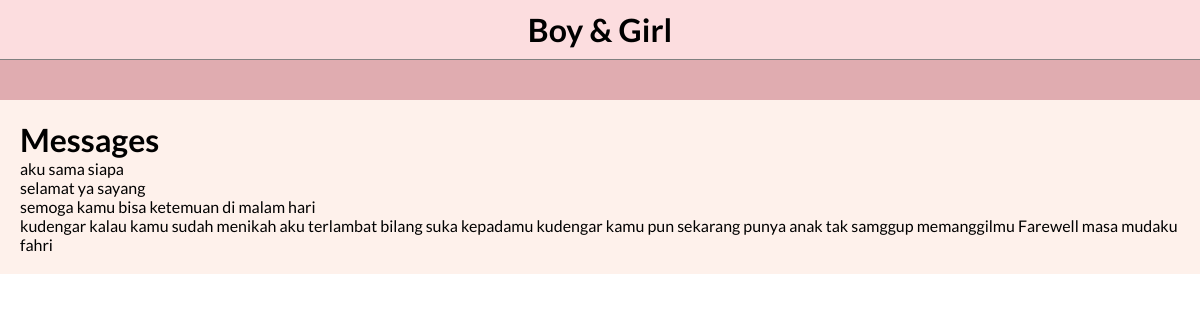
The app's page /project-guestbook/users/messagesmember.php with its own data.
### tables this page shows
CREATE TABLE `tamu` (
  `id_tamu` int NOT NULL,
  `nama_tamu` varchar(100) DEFAULT NULL,
  `no_hp` varchar(16) DEFAULT NULL,
  `alamat` text,
  `ucapan` text,
  `keterangan` enum('hadir','tidak_hadi','belum_konfirmasi') DEFAULT NULL,
  `email` varchar(100) DEFAULT NULL,
  `waktu_datang` time NOT NULL
);

### project-guestbook/users/messagesmember.php (the view, shortened to what this page needs)
<?php
$koneksi = mysqli_connect("localhost", "root", "", "db_wedding");
?>
<!doctype html>
<html lang="en">
  <head>
    <link href="https://unpkg.com/aos@2.3.1/dist/aos.css" rel="stylesheet" />
    <link rel="stylesheet" href="components/dashboard.css">
    <link rel="stylesheet" href="components/layout.css">
  </head>
  <body>
    <main>
      <div class="dashboard-header">
        <h1>Boy & Girl</h1>
      </div>
      <div class="dashboard-navbar" id="sidebar">
      </div>
      <div class="dashboard-content">
        <div class="content">
          <div
            class="rectangle-messages"
            data-aos="fade-up"
            data-aos-duration="2000">
            <div class="messages-header">
              <h1>Messages</h1>
            </div>
            <div class="messages-body">
                              <?php
                  $query = mysqli_query($koneksi, "SELECT * FROM tamu");
                  while ($data = mysqli_fetch_array($query)) {
                    ?>
              <div class="messages-1 msg">
                    <?php echo "<td>" . $data['ucapan'] . "</td>"; ?>
              </div>
                   <?php
                  }
                  ?>
            </div>
          </div>
        </div>
      </div>
    </main>
  </body>
</html>

### project-guestbook/components/dashboard.css (style rules this page uses)
* { margin: 0; padding: 0; box-sizing: border-box; font-family: "Lato", sans-serif; }
.dashboard-header { grid-area: header; background: #fcdddf; display: flex; align-items: center; justify-content: center; padding: 10px 20px; border-bottom: 1px solid gray; }
.dashboard-navbar { grid-area: navbar; background: #e0acb0; padding: 20px; transition: 0.3s ease; }
.dashboard-content { overflow-y: auto; max-height: calc(100vh - 80px); grid-area: body; background: #fef1eb; padding: 20px; }
@media (min-width: 720px) { .dashboard-header { grid-area: header; grid-column: 2; } }
@media (min-width: 720px) { .dashboard-navbar { grid-area: navbar; grid-row: 1 / span 2; } }
@media (min-width: 720px) { .dashboard-content { grid-area: body; grid-column: 2; } }

### records on screen
tamu: ucapan "aku sama siapa"
tamu: ucapan "selamat ya sayang"
tamu: ucapan "semoga kamu bisa ketemuan di malam hari"
tamu: ucapan "kudengar kalau kamu sudah menikah aku terlambat bilang suka kepadamu kudengar kamu pun sekarang punya anak tak samggup memanggilmu Farewell masa mudaku"
tamu: ucapan "fahri"
